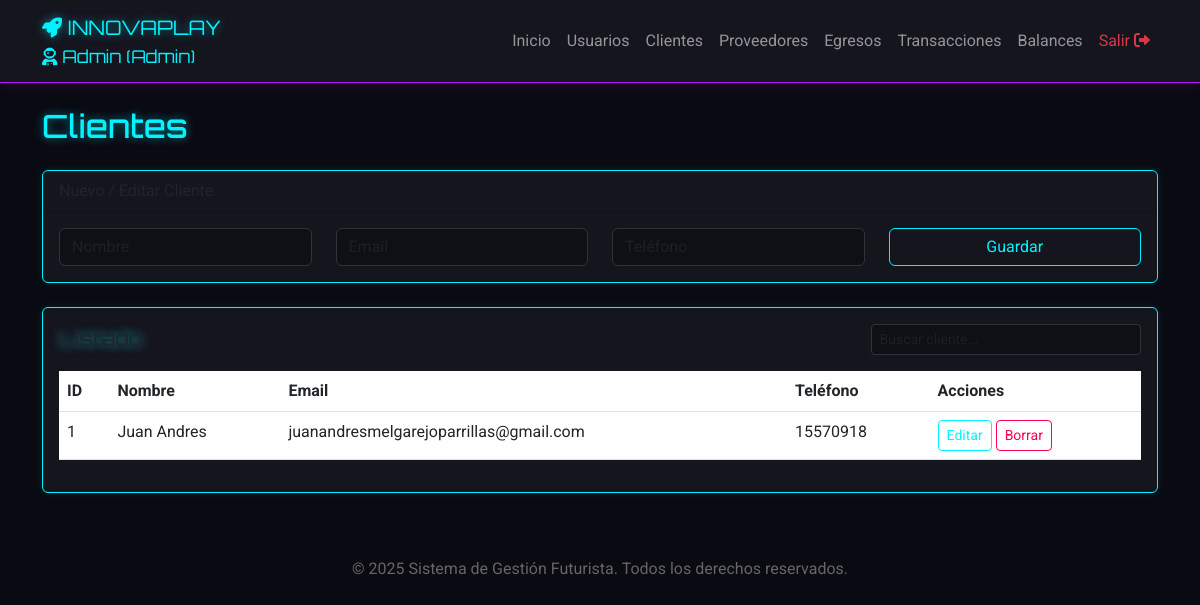
/clientes.php (signed in), run on the app's committed database.
### tables this page shows
CREATE TABLE `clientes` (
  `id` int(11) NOT NULL,
  `nombre` varchar(100) NOT NULL,
  `correo` varchar(100) DEFAULT NULL,
  `telefono` varchar(20) DEFAULT NULL,
  `estado` tinyint(1) DEFAULT 1,
  `fecha_creacion` timestamp NOT NULL DEFAULT current_timestamp()
);

### auth.php (called while the page is built, shortened)
<?php
function es_admin()
{
    return isset($_SESSION['rol']) && $_SESSION['rol'] === 'admin';
}
?>

### clientes.php (the view, shortened to what this page needs)
<?php
require_once 'config.php';
require_once 'auth.php';
require_once 'header.php';
$sql = "SELECT * FROM clientes WHERE estado = 1";
$resultado = $conexion->query($sql);
?>
<div class="row">
    <div class="col-12">
        <h2 class="mb-4">Clientes</h2>
        <?php if (es_admin()): ?>
            <div class="card mb-4">
                <div class="card-header">Nuevo / Editar Cliente</div>
                <div class="card-body">
                    <form method="POST">
                        <div class="row">
                            <div class="col-md-3">
                                <input type="text" name="nombre" id="nombre" class="form-control" placeholder="Nombre"
                                    required>
                            </div>
                            <div class="col-md-3">
                                <input type="email" name="email" id="email" class="form-control" placeholder="Email">
                            </div>
                            <div class="col-md-3">
                                <input type="text" name="telefono" id="telefono" class="form-control"
                                    placeholder="Teléfono">
                            </div>
                            <div class="col-md-3">
                                <button type="submit" class="btn btn-primary w-100">Guardar</button>
                            </div>
                        </div>
                    </form>
                </div>
            </div>
        <?php endif; ?>
        <div class="card">
            <div class="card-body">
                <div class="d-flex justify-content-between align-items-center mb-3">
                    <h5 class="card-title mb-0">Listado</h5>
                    <input type="text" id="globalSearch" class="form-control form-control-sm w-25"
                        placeholder="Buscar cliente...">
                </div>
                <table class="table table-hover">
                    <thead>
                        <tr>
                            <th>ID</th>
                            <th>Nombre</th>
                            <th>Email</th>
                            <th>Teléfono</th>
                            <?php if (es_admin()): ?>
                                <th>Acciones</th><?php endif; ?>
                        </tr>
                    </thead>
                    <tbody>
                        <?php while ($fila = $resultado->fetch_assoc()): ?>
                            <tr>
                                <td><?php echo $fila['id']; ?></td>
                                <td><?php echo $fila['nombre']; ?></td>
                                <td><?php echo $fila['correo']; ?></td>
                                <td><?php echo $fila['telefono']; ?></td>
                                <?php if (es_admin()): ?>
                                    <td>
                                        <button class="btn btn-sm btn-primary"
                                            onclick="editar(<?php echo $fila['id']; ?>, '<?php echo $fila['nombre']; ?>', '<?php echo $fila['correo']; ?>', '<?php echo $fila['telefono']; ?>')">Editar</button>
                                        <form method="POST" style="display:inline;">
                                            <button type="submit" class="btn btn-sm btn-danger"
                                                onclick="return confirm('¿Seguro?')">Borrar</button>
                                        </form>
                                    </td>
                                <?php endif; ?>
                            </tr>
                        <?php endwhile; ?>
                    </tbody>
                </table>
            </div>
        </div>
    </div>
</div>
<?php require_once 'footer.php'; ?>

### assets/css/style.css (style rules this page uses)
:root { --neon-blue: #00f3ff; --neon-purple: #bc13fe; --dark-bg: #0a0a12; --panel-bg: #15151e; --text-color: #e0e0e0; }
body { background-color: var(--dark-bg); color: var(--text-color); font-family: 'Roboto', sans-serif; }
h1, h2, h3, h4, h5, h6, .navbar-brand { font-family: 'Orbitron', sans-serif; color: var(--neon-blue); text-shadow: 0 0 10px rgba(0, 243, 255, 0.5); }
.card { background-color: var(--panel-bg); border: 1px solid var(--neon-blue); box-shadow: 0 0 10px rgba(0, 243, 255, 0.1); }
.btn-primary { background-color: transparent; border: 1px solid var(--neon-blue); color: var(--neon-blue); transition: all 0.3s ease; }
.btn-danger { background-color: transparent; border: 1px solid #ff0055; color: #ff0055; }
.form-control { background-color: #0f0f16; border: 1px solid #333; color: white; }
.table { color: var(--text-color); }

### data on the page
clientes: id "1", nombre "Juan Andres", correo "juanandresmelgarejoparrillas@gmail.com", telefono "15570918"

### other printed values
$_SESSION['usuario'] "Admin"
$_SESSION['rol'] "Admin"
